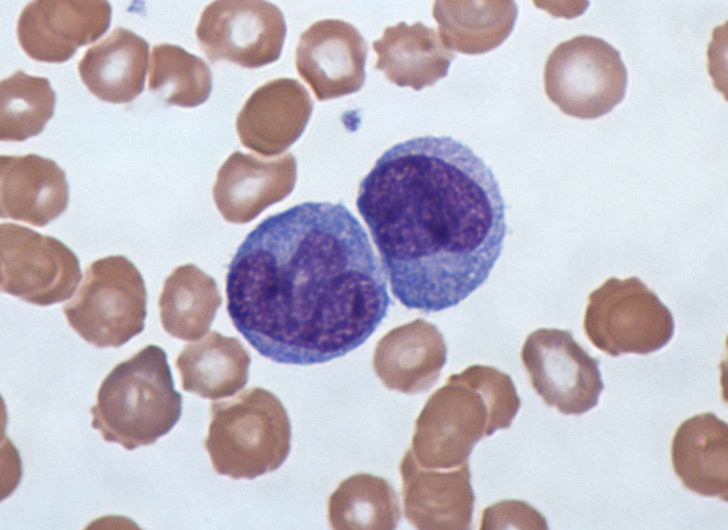
#> input picture Monocytes12.jpg, 1455 x 1060 px (shown at 1/2 size)
$ python MonocytesDetection.py   (older library calls are emulated)
#> lines starting #> are read from the running program, lines starting #| are printed output that depends on the picture; after the words box and inside, x2 and y2 are one past the last pixel; in counts of white or black regions, pixels touching at a corner belong together; long printed decimals are rounded
import cv2
import numpy as np
import matplotlib.pyplot as plt

# -*- coding: utf-8 -*-
#def nothing(*arg):
#        pass
#
#cv2.namedWindow('Binary')
#cv2.createTrackbar('thrs1', 'Binary',128,255, nothing)
# Se carga la imagen


img = cv2.imread('Monocytes12.jpg',cv2.COLOR_BGR2GRAY)
#> img is the input picture: shape (1060, 1455, 3); mean B, G, R 197.1, 186.4, 192.5
Z = img.reshape((-1,3))


Z = np.float32(Z)

criteria = (cv2.TERM_CRITERIA_EPS + cv2.TERM_CRITERIA_MAX_ITER, 10, 1.0)
K = 3

# ****kmeans **** Para dar un "blur" que permita clasificar mas adelante
ret,label,center=cv2.kmeans(Z,K,None,criteria,10,cv2.KMEANS_RANDOM_CENTERS)
#> ret = 1.09e+09; center = [[236.3, 228, 222.1], [135.2, 132.9, 162.2], [145.7, 75.79, 91.41]]

center = np.uint8(center)
#> center = [[236, 228, 222], [135, 132, 162], [145, 75, 91]]
res = center[label.flatten()]
res2 = res.reshape((img.shape))
cv2.imshow('res2',res2)

gray_c = cv2.cvtColor(img,cv2.COLOR_BGR2GRAY)
img = res2
KMEAN = img.copy()
cv2.imwrite('1kmean_blur.jpg',img)

#blur = cv2.blur(img,(7,7))
gray = cv2.cvtColor(img,cv2.COLOR_BGR2GRAY)
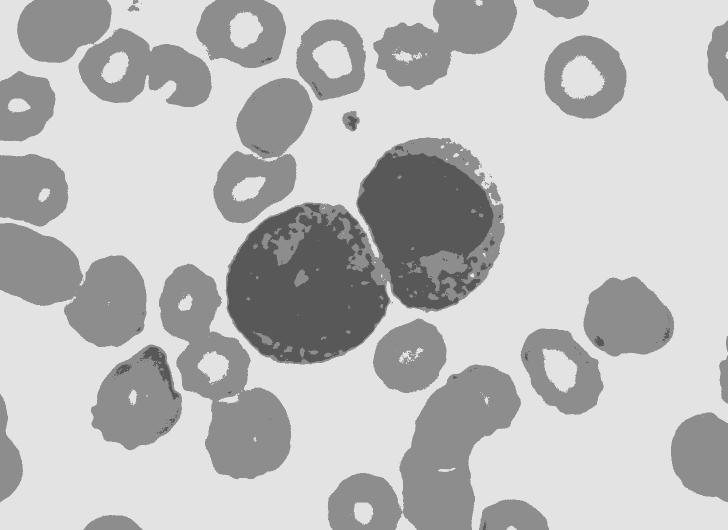
#> gray: shape (1060, 1455) (shown at 1/2 size); min 88, max 227, mean 188.9
#gray_b = cv2.cvtColor(blur,cv2.COLOR_BGR2GRAY)

#************ Se pasa a grises ************
cv2.imwrite('2grayIMG_kblur.jpg',gray)

#***********Binarizacion del gray ****************
ret,binaryIMG = cv2.threshold(gray,220,255,cv2.THRESH_BINARY) #Binarizacion del gray
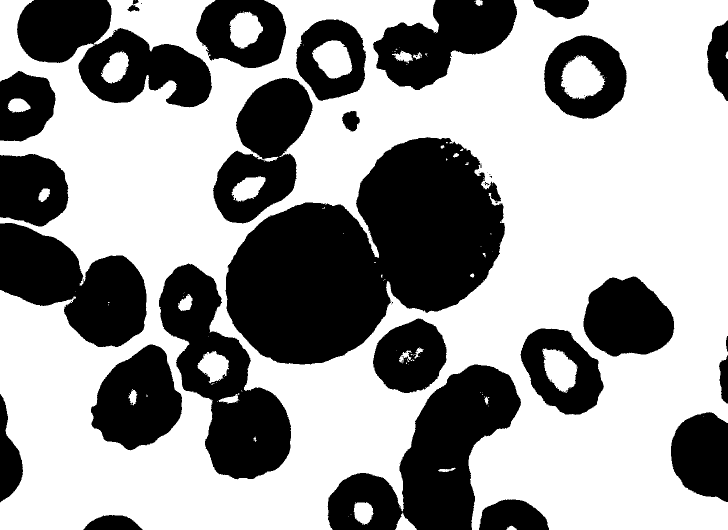
#> binaryIMG: shape (1060, 1455) (shown at 1/2 size); 60.7% white; 61 black regions (34 under 20 px), largest, box (x1, y1, x2, y2) and area: (451, 274, 1010, 729) 155569, (655, 729, 1042, 1060) 59727, (318, 527, 582, 959) 50155
cv2.imshow('Binary',binaryIMG)
cv2.imwrite('3binaryIMG_blur.jpg',binaryIMG)

#********* Canny ************** Aplico Canny para detección de bordes
edges = cv2.Canny(gray_c, 600, 600, apertureSize=5, L2gradient=True)
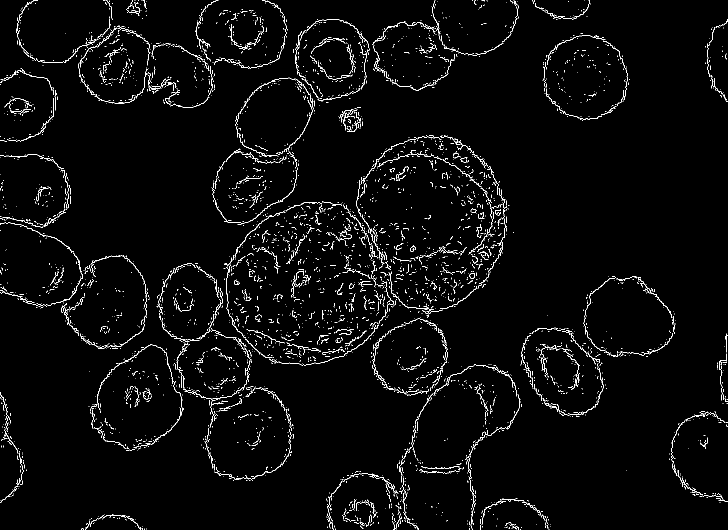
#> edges: shape (1060, 1455) (shown at 1/2 size); 2.6% white in thin lines or dots
cv2.imwrite('4Canny_EDGES.jpg',edges)
cv2.imshow('4Canny_EDGES',edges)


#********  SEPARADOS *********
separados = cv2.bitwise_or(edges,binaryIMG)
#> separados: shape (1060, 1455); 62.5% white; 300 black regions (269 under 20 px), largest, box (x1, y1, x2, y2) and area: (452, 274, 1010, 729) 146074, (655, 729, 1042, 1060) 57086, (318, 528, 582, 959) 47889
cv2.imshow('separados',separados)
cv2.imwrite('5separados.jpg',separados)

separados_inv = cv2.bitwise_not(separados)


# ****** Elemento estructurante elipsoidal (Dilatación)
kernelDILT = cv2.getStructuringElement(cv2.MORPH_ELLIPSE,(1,1))
dilateIMG = cv2.dilate(separados_inv, kernelDILT, iterations=3)
cv2.imshow('dilate',dilateIMG)
cv2.imwrite('6dilateIMG.jpg',dilateIMG)


# ****** Elemento estructurante elipsoidal (Erosion)
kernel_erosion = cv2.getStructuringElement(cv2.MORPH_ELLIPSE,(3,3))
erosionIMG = cv2.erode(dilateIMG, kernel_erosion, iterations=3)
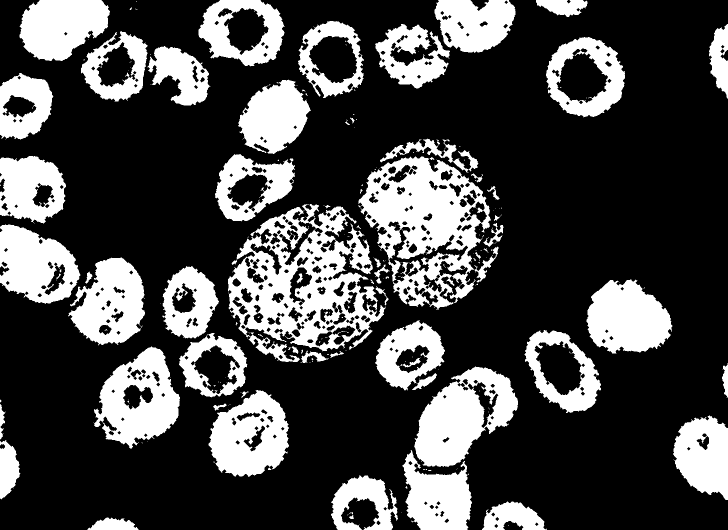
#> erosionIMG: shape (1060, 1455) (shown at 1/2 size); 28% white; 196 white regions (133 under 20 px)
cv2.imshow('erosion',erosionIMG)
cv2.imwrite('7erosionIMG.jpg',erosionIMG)


#r**************** Busqueda de contornos elipsoidales
un,contours,hierarchy = cv2.findContours(erosionIMG, 1, 2)
#> contours = 588 contours, 141 with area under 20; largest, box (x1, y1, x2, y2) and area: (456, 408, 772, 724) 61488, (717, 313, 997, 620) 48952, (828, 733, 1036, 934) 25177, (187, 693, 360, 897) 22138, (417, 780, 578, 954) 19628

ellipse_count = 0
img2 = img.copy()
for i in range(0,len(contours)):

	cnt = contours[i]
	if len(cnt) > 4:
		ellipse = cv2.fitEllipse(cnt)
		(x, y), (MA, ma), angle = cv2.fitEllipse(cnt)


		if MA > 80 and MA < 400:
			cv2.ellipse(img2,ellipse,(0,255,0),2)
			ellipse_count = ellipse_count + 1
#> this loop made 588 passes
#> (ellipse, x, y, MA, ma, angle) on pass 60: (((977.5, 816.5), (1.34, 1.35), 31.4), 977.5, 816.5, 1.04, 1.39, 0)
#> (x, y, MA, ma, angle) on passes 2, 4, 5, 6, 7, 8: (992, 1051.5, 8.05, 9, 0), (756.6, 1045, 8.9, 10.09, 178.7), (893.1, 1040.8, 7.72, 12.45, 47.88), (226.3, 1069.8, 66.41, 105.7, 90.48), (994, 1037.5, 8.05, 9, 0), (703.1, 1034.3, 7.54, 8.99, 79.21)
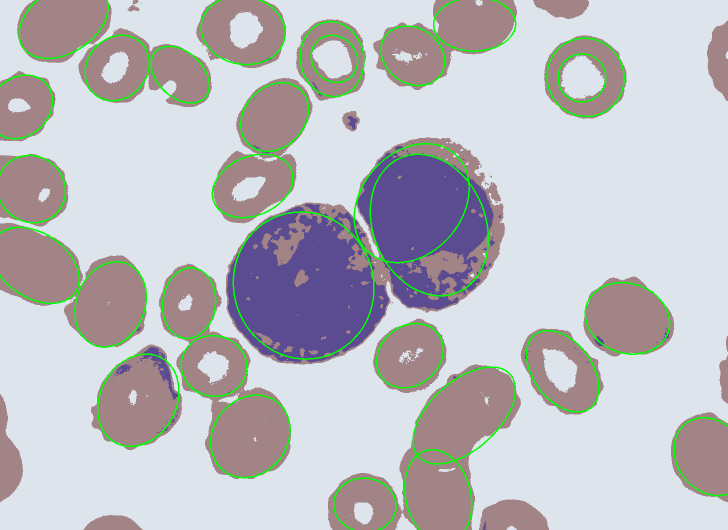
#> img2: shape (1060, 1455, 3) (shown at 1/2 size); mean B, G, R 193.4, 188.9, 188.6
#> after the loop, ellipse_count = 30

cv2.imshow('detected Elipsoids',img2)
cv2.imwrite('8detectedElip.jpg',img2)

print("Circulos encontrados: ",ellipse_count)
#| Circulos encontrados:  30


#*********** Conteo de area *****************

background_color = np.array([236,228, 222], np.uint8)
Blue1 = np.array([145 - 50, 76 - 50, 92 - 50], np.uint8) #BGR
#Blue = np.array([145, 76, 92], np.uint8) #BGR
Blue2= np.array([145 + 50, 76 + 50, 92 + 50], np.uint8) #BGR
# Red = np.array([134, 132, 162], np.uint8)
Red1 = np.array([134 - 50, 132 - 50, 162 - 50], np.uint8)
Red2 = np.array([134 + 50, 132 + 50, 162 + 50], np.uint8)
#Background 236,228,221

# ************* Zona azulada ************

BLUE_MASK = cv2.inRange(KMEAN,Blue1,Blue2)
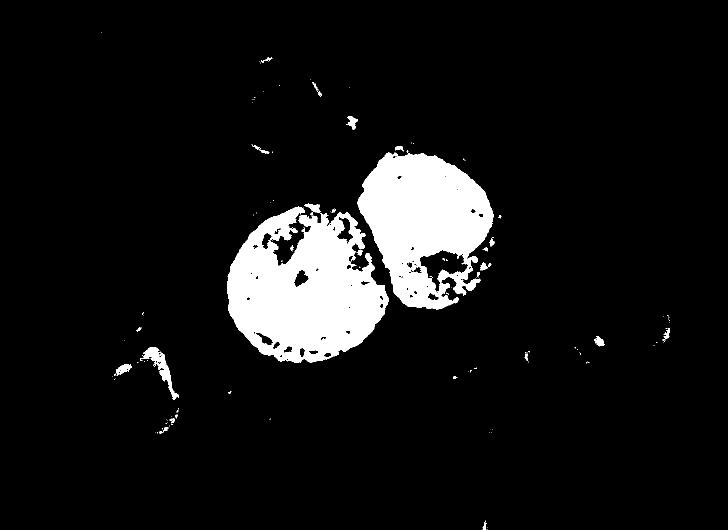
#> BLUE_MASK: shape (1060, 1455) (shown at 1/2 size); 8.1% white; 145 white regions (116 under 20 px), largest, box (x1, y1, x2, y2) and area: (454, 407, 778, 725) 66557, (715, 305, 987, 619) 53738, (280, 694, 358, 799) 1798
cv2.imwrite('9BLUE_MASK.jpg',BLUE_MASK)
BLUE_NUMBER = cv2.countNonZero(BLUE_MASK)
#> BLUE_NUMBER = 124852

print("Pixeles azulados: ",BLUE_NUMBER)
#| Pixeles azulados:  124852

# ************* Zona rojiza

RED_MASK = cv2.inRange(KMEAN,Red1,Red2)
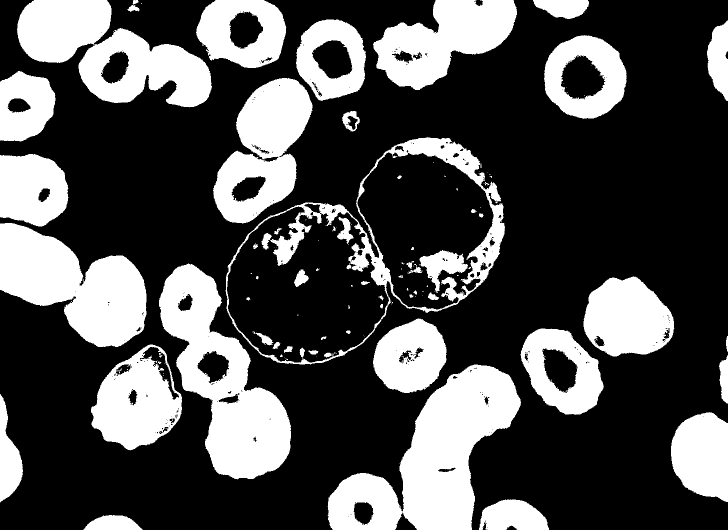
#> RED_MASK: shape (1060, 1455) (shown at 1/2 size); 31.2% white; 152 white regions (91 under 20 px), largest, box (x1, y1, x2, y2) and area: (655, 729, 1042, 1060) 59677, (318, 527, 582, 959) 50132, (34, 0, 424, 215) 43300
cv2.imwrite('10RED_MASK.jpg',RED_MASK)
RED_NUMBER = cv2.countNonZero(RED_MASK)
#> RED_NUMBER = 481341

print("Pixeles rojizos: ",RED_NUMBER)
#| Pixeles rojizos:  481341

# ********** Total de foreground

TOTAL_MASK = RED_MASK + BLUE_MASK
cv2.imwrite('10TOTAL_MASK.jpg',TOTAL_MASK)
FOREGROUND_NUMBER = cv2.countNonZero(TOTAL_MASK)
#> FOREGROUND_NUMBER = 606193

print("Total de pixeles de formas: ",FOREGROUND_NUMBER)
#| Total de pixeles de formas:  606193
print("Total de pixeles: ",gray.size)
#| Total de pixeles:  1542300
print("Porcentaje de Monicitos: %",BLUE_NUMBER*100.0/gray.size)
#| Porcentaje de Monicitos: % 8.095
print("Porcentaje de Globulos rojos: %",RED_NUMBER*100.0/gray.size)
#| Porcentaje de Globulos rojos: % 31.209
print("Porcentaje de Globulos y monocitos: %",(FOREGROUND_NUMBER*100.0)/gray.size)
#| Porcentaje de Globulos y monocitos: % 39.304

while True:
	cv2.waitKey(0)
	cv2.destroyAllWindows()
	break
#print(contours)

#print(contours[1])
